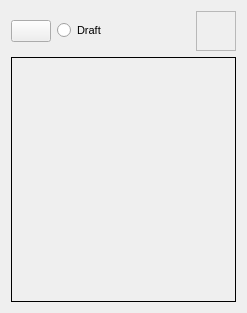
<?xml version="1.0" encoding="UTF-8"?>
<ui version="4.0">
 <class>bsMiniViewerWindow3D</class>
 <widget class="QWidget" name="bsMiniViewerWindow3D">
  <property name="geometry">
   <rect>
    <x>0</x>
    <y>0</y>
    <width>247</width>
    <height>313</height>
   </rect>
  </property>
  <property name="windowTitle">
   <string>bsMiniViewerWindow3D</string>
  </property>
  <layout class="QGridLayout">
   <property name="leftMargin">
    <number>11</number>
   </property>
   <property name="topMargin">
    <number>11</number>
   </property>
   <property name="rightMargin">
    <number>11</number>
   </property>
   <property name="bottomMargin">
    <number>11</number>
   </property>
   <property name="spacing">
    <number>6</number>
   </property>
   <item row="1" column="0">
    <widget class="QFrame" name="bsViewerFrame">
     <property name="palette">
      <palette>
       <active>
        <colorrole role="WindowText">
         <brush brushstyle="SolidPattern">
          <color alpha="255">
           <red>0</red>
           <green>0</green>
           <blue>0</blue>
          </color>
         </brush>
        </colorrole>
        <colorrole role="Button">
         <brush brushstyle="SolidPattern">
          <color alpha="255">
           <red>160</red>
           <green>160</green>
           <blue>160</blue>
          </color>
         </brush>
        </colorrole>
        <colorrole role="Light">
         <brush brushstyle="SolidPattern">
          <color alpha="255">
           <red>240</red>
           <green>240</green>
           <blue>240</blue>
          </color>
         </brush>
        </colorrole>
        <colorrole role="Midlight">
         <brush brushstyle="SolidPattern">
          <color alpha="255">
           <red>200</red>
           <green>200</green>
           <blue>200</blue>
          </color>
         </brush>
        </colorrole>
        <colorrole role="Dark">
         <brush brushstyle="SolidPattern">
          <color alpha="255">
           <red>80</red>
           <green>80</green>
           <blue>80</blue>
          </color>
         </brush>
        </colorrole>
        <colorrole role="Mid">
         <brush brushstyle="SolidPattern">
          <color alpha="255">
           <red>106</red>
           <green>106</green>
           <blue>106</blue>
          </color>
         </brush>
        </colorrole>
        <colorrole role="Text">
         <brush brushstyle="SolidPattern">
          <color alpha="255">
           <red>0</red>
           <green>0</green>
           <blue>0</blue>
          </color>
         </brush>
        </colorrole>
        <colorrole role="BrightText">
         <brush brushstyle="SolidPattern">
          <color alpha="255">
           <red>255</red>
           <green>255</green>
           <blue>255</blue>
          </color>
         </brush>
        </colorrole>
        <colorrole role="ButtonText">
         <brush brushstyle="SolidPattern">
          <color alpha="255">
           <red>0</red>
           <green>0</green>
           <blue>0</blue>
          </color>
         </brush>
        </colorrole>
        <colorrole role="Base">
         <brush brushstyle="SolidPattern">
          <color alpha="255">
           <red>196</red>
           <green>196</green>
           <blue>196</blue>
          </color>
         </brush>
        </colorrole>
        <colorrole role="Window">
         <brush brushstyle="SolidPattern">
          <color alpha="255">
           <red>0</red>
           <green>0</green>
           <blue>0</blue>
          </color>
         </brush>
        </colorrole>
        <colorrole role="Shadow">
         <brush brushstyle="SolidPattern">
          <color alpha="255">
           <red>0</red>
           <green>0</green>
           <blue>0</blue>
          </color>
         </brush>
        </colorrole>
        <colorrole role="Highlight">
         <brush brushstyle="SolidPattern">
          <color alpha="255">
           <red>0</red>
           <green>0</green>
           <blue>0</blue>
          </color>
         </brush>
        </colorrole>
        <colorrole role="HighlightedText">
         <brush brushstyle="SolidPattern">
          <color alpha="255">
           <red>196</red>
           <green>196</green>
           <blue>196</blue>
          </color>
         </brush>
        </colorrole>
        <colorrole role="PlaceholderText">
         <brush brushstyle="NoBrush">
          <color alpha="128">
           <red>0</red>
           <green>0</green>
           <blue>0</blue>
          </color>
         </brush>
        </colorrole>
       </active>
       <inactive>
        <colorrole role="WindowText">
         <brush brushstyle="SolidPattern">
          <color alpha="255">
           <red>0</red>
           <green>0</green>
           <blue>0</blue>
          </color>
         </brush>
        </colorrole>
        <colorrole role="Button">
         <brush brushstyle="SolidPattern">
          <color alpha="255">
           <red>160</red>
           <green>160</green>
           <blue>160</blue>
          </color>
         </brush>
        </colorrole>
        <colorrole role="Light">
         <brush brushstyle="SolidPattern">
          <color alpha="255">
           <red>240</red>
           <green>240</green>
           <blue>240</blue>
          </color>
         </brush>
        </colorrole>
        <colorrole role="Midlight">
         <brush brushstyle="SolidPattern">
          <color alpha="255">
           <red>184</red>
           <green>184</green>
           <blue>184</blue>
          </color>
         </brush>
        </colorrole>
        <colorrole role="Dark">
         <brush brushstyle="SolidPattern">
          <color alpha="255">
           <red>80</red>
           <green>80</green>
           <blue>80</blue>
          </color>
         </brush>
        </colorrole>
        <colorrole role="Mid">
         <brush brushstyle="SolidPattern">
          <color alpha="255">
           <red>106</red>
           <green>106</green>
           <blue>106</blue>
          </color>
         </brush>
        </colorrole>
        <colorrole role="Text">
         <brush brushstyle="SolidPattern">
          <color alpha="255">
           <red>0</red>
           <green>0</green>
           <blue>0</blue>
          </color>
         </brush>
        </colorrole>
        <colorrole role="BrightText">
         <brush brushstyle="SolidPattern">
          <color alpha="255">
           <red>255</red>
           <green>255</green>
           <blue>255</blue>
          </color>
         </brush>
        </colorrole>
        <colorrole role="ButtonText">
         <brush brushstyle="SolidPattern">
          <color alpha="255">
           <red>0</red>
           <green>0</green>
           <blue>0</blue>
          </color>
         </brush>
        </colorrole>
        <colorrole role="Base">
         <brush brushstyle="SolidPattern">
          <color alpha="255">
           <red>196</red>
           <green>196</green>
           <blue>196</blue>
          </color>
         </brush>
        </colorrole>
        <colorrole role="Window">
         <brush brushstyle="SolidPattern">
          <color alpha="255">
           <red>0</red>
           <green>0</green>
           <blue>0</blue>
          </color>
         </brush>
        </colorrole>
        <colorrole role="Shadow">
         <brush brushstyle="SolidPattern">
          <color alpha="255">
           <red>0</red>
           <green>0</green>
           <blue>0</blue>
          </color>
         </brush>
        </colorrole>
        <colorrole role="Highlight">
         <brush brushstyle="SolidPattern">
          <color alpha="255">
           <red>0</red>
           <green>0</green>
           <blue>0</blue>
          </color>
         </brush>
        </colorrole>
        <colorrole role="HighlightedText">
         <brush brushstyle="SolidPattern">
          <color alpha="255">
           <red>196</red>
           <green>196</green>
           <blue>196</blue>
          </color>
         </brush>
        </colorrole>
        <colorrole role="PlaceholderText">
         <brush brushstyle="NoBrush">
          <color alpha="128">
           <red>0</red>
           <green>0</green>
           <blue>0</blue>
          </color>
         </brush>
        </colorrole>
       </inactive>
       <disabled>
        <colorrole role="WindowText">
         <brush brushstyle="SolidPattern">
          <color alpha="255">
           <red>128</red>
           <green>128</green>
           <blue>128</blue>
          </color>
         </brush>
        </colorrole>
        <colorrole role="Button">
         <brush brushstyle="SolidPattern">
          <color alpha="255">
           <red>160</red>
           <green>160</green>
           <blue>160</blue>
          </color>
         </brush>
        </colorrole>
        <colorrole role="Light">
         <brush brushstyle="SolidPattern">
          <color alpha="255">
           <red>240</red>
           <green>240</green>
           <blue>240</blue>
          </color>
         </brush>
        </colorrole>
        <colorrole role="Midlight">
         <brush brushstyle="SolidPattern">
          <color alpha="255">
           <red>184</red>
           <green>184</green>
           <blue>184</blue>
          </color>
         </brush>
        </colorrole>
        <colorrole role="Dark">
         <brush brushstyle="SolidPattern">
          <color alpha="255">
           <red>80</red>
           <green>80</green>
           <blue>80</blue>
          </color>
         </brush>
        </colorrole>
        <colorrole role="Mid">
         <brush brushstyle="SolidPattern">
          <color alpha="255">
           <red>106</red>
           <green>106</green>
           <blue>106</blue>
          </color>
         </brush>
        </colorrole>
        <colorrole role="Text">
         <brush brushstyle="SolidPattern">
          <color alpha="255">
           <red>0</red>
           <green>0</green>
           <blue>0</blue>
          </color>
         </brush>
        </colorrole>
        <colorrole role="BrightText">
         <brush brushstyle="SolidPattern">
          <color alpha="255">
           <red>255</red>
           <green>255</green>
           <blue>255</blue>
          </color>
         </brush>
        </colorrole>
        <colorrole role="ButtonText">
         <brush brushstyle="SolidPattern">
          <color alpha="255">
           <red>128</red>
           <green>128</green>
           <blue>128</blue>
          </color>
         </brush>
        </colorrole>
        <colorrole role="Base">
         <brush brushstyle="SolidPattern">
          <color alpha="255">
           <red>196</red>
           <green>196</green>
           <blue>196</blue>
          </color>
         </brush>
        </colorrole>
        <colorrole role="Window">
         <brush brushstyle="SolidPattern">
          <color alpha="255">
           <red>0</red>
           <green>0</green>
           <blue>0</blue>
          </color>
         </brush>
        </colorrole>
        <colorrole role="Shadow">
         <brush brushstyle="SolidPattern">
          <color alpha="255">
           <red>0</red>
           <green>0</green>
           <blue>0</blue>
          </color>
         </brush>
        </colorrole>
        <colorrole role="Highlight">
         <brush brushstyle="SolidPattern">
          <color alpha="255">
           <red>0</red>
           <green>0</green>
           <blue>0</blue>
          </color>
         </brush>
        </colorrole>
        <colorrole role="HighlightedText">
         <brush brushstyle="SolidPattern">
          <color alpha="255">
           <red>196</red>
           <green>196</green>
           <blue>196</blue>
          </color>
         </brush>
        </colorrole>
        <colorrole role="PlaceholderText">
         <brush brushstyle="NoBrush">
          <color alpha="128">
           <red>0</red>
           <green>0</green>
           <blue>0</blue>
          </color>
         </brush>
        </colorrole>
       </disabled>
      </palette>
     </property>
     <property name="frameShape">
      <enum>QFrame::StyledPanel</enum>
     </property>
     <property name="frameShadow">
      <enum>QFrame::Raised</enum>
     </property>
     <layout class="QVBoxLayout">
      <property name="spacing">
       <number>6</number>
      </property>
      <property name="leftMargin">
       <number>11</number>
      </property>
      <property name="topMargin">
       <number>11</number>
      </property>
      <property name="rightMargin">
       <number>11</number>
      </property>
      <property name="bottomMargin">
       <number>11</number>
      </property>
      <item>
       <widget class="bsFastBrainViewer" name="m_viewer" native="true"/>
      </item>
     </layout>
    </widget>
   </item>
   <item row="0" column="0">
    <layout class="QGridLayout">
     <property name="leftMargin">
      <number>0</number>
     </property>
     <property name="topMargin">
      <number>0</number>
     </property>
     <property name="rightMargin">
      <number>0</number>
     </property>
     <property name="bottomMargin">
      <number>0</number>
     </property>
     <property name="spacing">
      <number>6</number>
     </property>
     <item row="0" column="3">
      <widget class="QFrame" name="m_tool_frame">
       <property name="sizePolicy">
        <sizepolicy hsizetype="Preferred" vsizetype="Minimum">
         <horstretch>0</horstretch>
         <verstretch>0</verstretch>
        </sizepolicy>
       </property>
       <property name="minimumSize">
        <size>
         <width>40</width>
         <height>40</height>
        </size>
       </property>
       <property name="maximumSize">
        <size>
         <width>32767</width>
         <height>40</height>
        </size>
       </property>
       <property name="frameShape">
        <enum>QFrame::StyledPanel</enum>
       </property>
       <property name="frameShadow">
        <enum>QFrame::Raised</enum>
       </property>
      </widget>
     </item>
     <item row="0" column="0">
      <widget class="QPushButton" name="m_reset_button">
       <property name="toolTip">
        <string>Reset</string>
       </property>
       <property name="text">
        <string/>
       </property>
       <property name="icon">
        <iconset>
         <normalon>:/Icons/reset.xpm</normalon>
        </iconset>
       </property>
      </widget>
     </item>
     <item row="0" column="2">
      <spacer name="Spacer1">
       <property name="orientation">
        <enum>Qt::Horizontal</enum>
       </property>
       <property name="sizeType">
        <enum>QSizePolicy::Expanding</enum>
       </property>
       <property name="sizeHint" stdset="0">
        <size>
         <width>20</width>
         <height>20</height>
        </size>
       </property>
      </spacer>
     </item>
     <item row="0" column="1">
      <widget class="QRadioButton" name="m_draft_quality_button">
       <property name="font">
        <font>
         <pointsize>8</pointsize>
        </font>
       </property>
       <property name="toolTip">
        <string>Draft Quality</string>
       </property>
       <property name="text">
        <string>Draft</string>
       </property>
      </widget>
     </item>
    </layout>
   </item>
  </layout>
 </widget>
 <customwidgets>
  <customwidget>
   <class>bsFastBrainViewer</class>
   <extends>QWidget</extends>
   <header>bsFastBrainViewer.h</header>
  </customwidget>
 </customwidgets>
 <resources>
  <include location="qtapp.qrc"/>
 </resources>
 <connections>
  <connection>
   <sender>m_reset_button</sender>
   <signal>clicked()</signal>
   <receiver>m_viewer</receiver>
   <slot>reset()</slot>
   <hints>
    <hint type="sourcelabel">
     <x>20</x>
     <y>20</y>
    </hint>
    <hint type="destinationlabel">
     <x>20</x>
     <y>20</y>
    </hint>
   </hints>
  </connection>
  <connection>
   <sender>m_draft_quality_button</sender>
   <signal>toggled(bool)</signal>
   <receiver>m_viewer</receiver>
   <slot>setDraftQuality(bool)</slot>
   <hints>
    <hint type="sourcelabel">
     <x>20</x>
     <y>20</y>
    </hint>
    <hint type="destinationlabel">
     <x>20</x>
     <y>20</y>
    </hint>
   </hints>
  </connection>
 </connections>
</ui>
